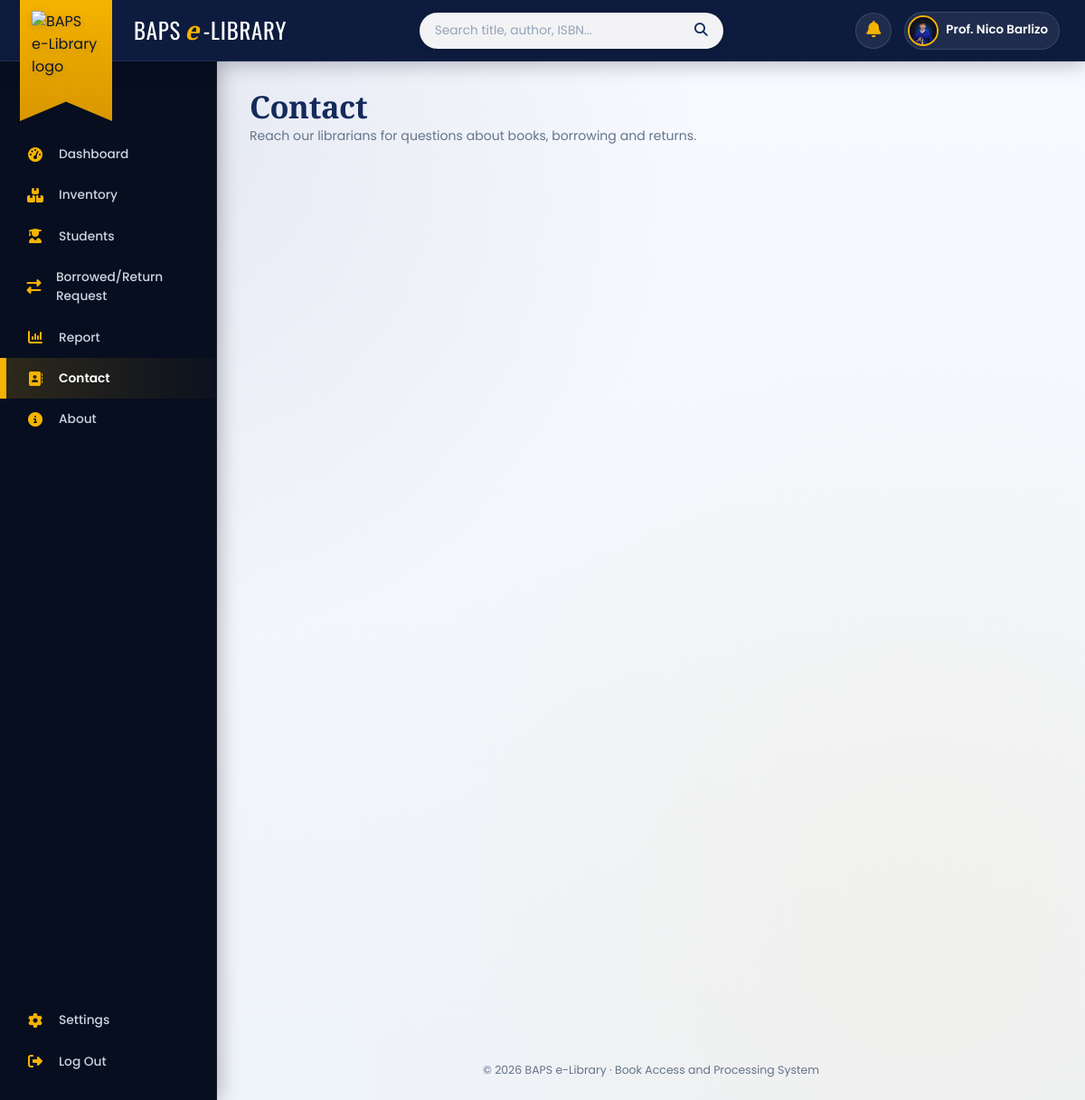
The app's page /contact.php (signed in) with its own data.
### tables this page shows
CREATE TABLE `users` (
  `user_id` int(11) NOT NULL,
  `full_name` varchar(100) NOT NULL,
  `student_no` varchar(20) DEFAULT NULL,
  `email` varchar(100) DEFAULT NULL,
  `course_year` varchar(50) DEFAULT NULL,
  `username` varchar(50) NOT NULL,
  `password` varchar(255) NOT NULL,
  `role` enum('student','librarian') NOT NULL DEFAULT 'student',
  `profile_pic` varchar(255) DEFAULT NULL,
  `created_at` timestamp NOT NULL DEFAULT current_timestamp()
);

### includes/functions.php (called while the page is built, shortened)
<?php
function e($v) { return htmlspecialchars((string)$v, ENT_QUOTES, 'UTF-8'); }
function pic_url($path, $base) {
    return $path ? $base . $path : $base . 'assets/images/default-avatar.svg';
}

### contact.php (the view, shortened to what this page needs)
<?php
require_once __DIR__ . '/config/db.php';
require_once __DIR__ . '/includes/layout.php';
$base = '';
layout_start('Contact', $base, 'contact');
?>
<h1 class="page-title">Contact <small>Reach our librarians for questions about books, borrowing and returns.</small>
</h1>
<div class="contacts">
</div>
<?php layout_end($base);

### includes/layout.php (shortened to what this page needs)
<?php
function menu_for($role) {
    return [
        ['dashboard', 'Dashboard',        'librarian/dashboard.php', 'fa-gauge-high'],
        ['inventory', 'Inventory',        'librarian/inventory.php', 'fa-boxes-stacked'],
        ['students',  'Students',         'librarian/students.php',  'fa-user-graduate'],
        ['requests',  'Borrowed/Return Request', 'librarian/requests.php', 'fa-right-left'],
        ['report',    'Report',           'librarian/report.php',    'fa-chart-column'],
        ['contact',   'Contact',          'contact.php',             'fa-address-book'],
        ['about',     'About',            'about.php',               'fa-circle-info'],
    ];
}
function layout_start($title, $base, $active = '') {
    global $conn, $me;
    $logged = !empty($_SESSION['user_id']);
    $role   = $_SESSION['role'] ?? '';
    $me = null; $notifs = []; $unread = 0;
    if ($logged && $conn) {
        $st = $conn->prepare("SELECT * FROM users WHERE user_id=?");
        $st->bind_param('i', $_SESSION['user_id']); $st->execute();
        $me = $st->get_result()->fetch_assoc();
        $st = $conn->prepare("SELECT COUNT(*) c FROM notifications WHERE user_id=? AND is_read=0");
        $st->bind_param('i', $me['user_id']); $st->execute();
        $unread = $st->get_result()->fetch_assoc()['c'];
    }
    $searchAction = $role === 'student' ? $base . 'student/explore.php' : ($role === 'librarian' ? $base . 'librarian/inventory.php' : $base . 'index.php');
    $q = $_GET['q'] ?? '';
    ?>
<!DOCTYPE html>
<html lang="en">
<head>
<link rel="stylesheet" href="https://cdnjs.cloudflare.com/ajax/libs/font-awesome/6.5.1/css/all.min.css">
<link rel="stylesheet" href="<?= $base ?>assets/css/style.css?v=<?= filemtime(__DIR__ . '/../assets/css/style.css') ?>">
</head>
<body class="<?= $logged ? 'app' : 'public' ?>" data-base="<?= $base ?>" data-role="<?= e($role ?: 'guest') ?>">
<header class="topbar">
  <a class="ribbon" href="<?= $base ?>index.php" title="BAPS e-Library"><img src="<?= $base ?>assets/images/logo.png" alt="BAPS e-Library logo"></a>
  <a class="brand" href="<?= $base ?>index.php">BAPS <b>e</b>-Library</a>
  <form class="search" action="<?= $searchAction ?>" method="get" role="search">
    <input type="text" name="q" value="<?= e($q) ?>" placeholder="Search title, author, ISBN..." aria-label="Search">
    <button type="submit" aria-label="Search"><i class="fa-solid fa-magnifying-glass"></i></button>
  </form>
  <?php if ($logged): ?>
  <div class="top-right">
    <div class="dropdown">
      <button class="icon-btn" id="bellBtn" aria-label="Notifications"><i class="fa-solid fa-bell"></i><?php if ($unread): ?><span class="badge" id="bellCount"><?= $unread ?></span><?php endif; ?></button>
    </div>
    <a class="user-chip" href="<?= $base ?>settings.php" title="My profile">
      <img src="<?= e(pic_url($me['profile_pic'] ?? '', $base)) ?>" alt="Profile"><span><?= e($me['full_name'] ?? '') ?></span>
    </a>
  </div>
  <?php endif; ?>
</header>
<?php if ($logged): ?>
<aside class="sidebar" id="sidebar">
  <?php foreach (menu_for($role) as $m): ?>
    <a href="<?= $base . $m[2] ?>" class="<?= $active === $m[0] ? 'active' : '' ?>"><i class="fa-solid <?= $m[3] ?>"></i><?= $m[1] ?></a>
  <?php endforeach; ?>
  <div class="spacer"></div>
  <a href="<?= $base ?>settings.php" class="<?= $active === 'settings' ? 'active' : '' ?>"><i class="fa-solid fa-gear"></i>Settings</a>
  <a href="<?= $base ?>logout.php"><i class="fa-solid fa-right-from-bracket"></i>Log Out</a>
</aside>
<?php endif; ?>
<main class="main">
<?php
}
function layout_end($base) {
    ?>
</main>
<footer class="footer">&copy; <?= date('Y') ?> BAPS e-Library &middot; Book Access and Processing System</footer>
</body>
</html>
<?php
}

### records on screen
users: profile_pic (picture), full_name "Prof. Nico Barlizo"

### other values on screen
$m[1] "Dashboard"
$m[1] "Inventory"
$m[1] "Students"
$m[1] "Borrowed/Return Request"
$m[1] "Report"
$m[1] "Contact"
$m[1] "About"
